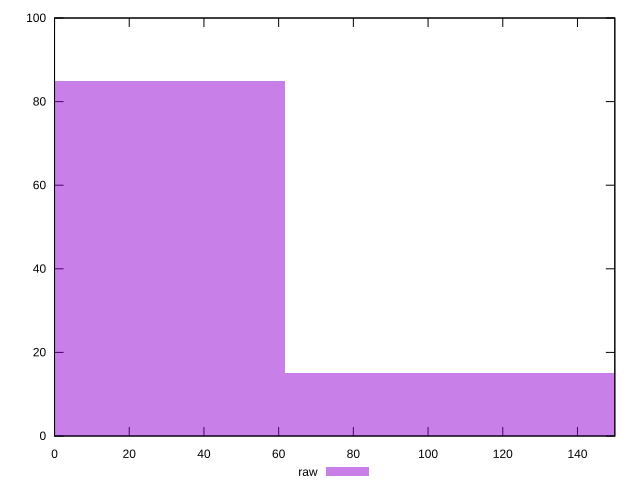

Recreate this plot in gnuplot.
reset

$raw <<EOF
0 85
123.17067344521567 15
EOF

set key outside below
set boxwidth 123.17067344521567
set xrange [0:150]
set yrange [0:100]
set trange [0:100]
set style fill transparent solid 0.5 noborder
set terminal svg size 640, 490 enhanced background rgb 'white'
set output "report_00019_2021-02-10T18-14-37.922Z//unminified-javascript/samples/pages+cached+noadtech+nomedia+nocss/raw/histogram.svg"

plot $raw title "raw" with boxes

reset
